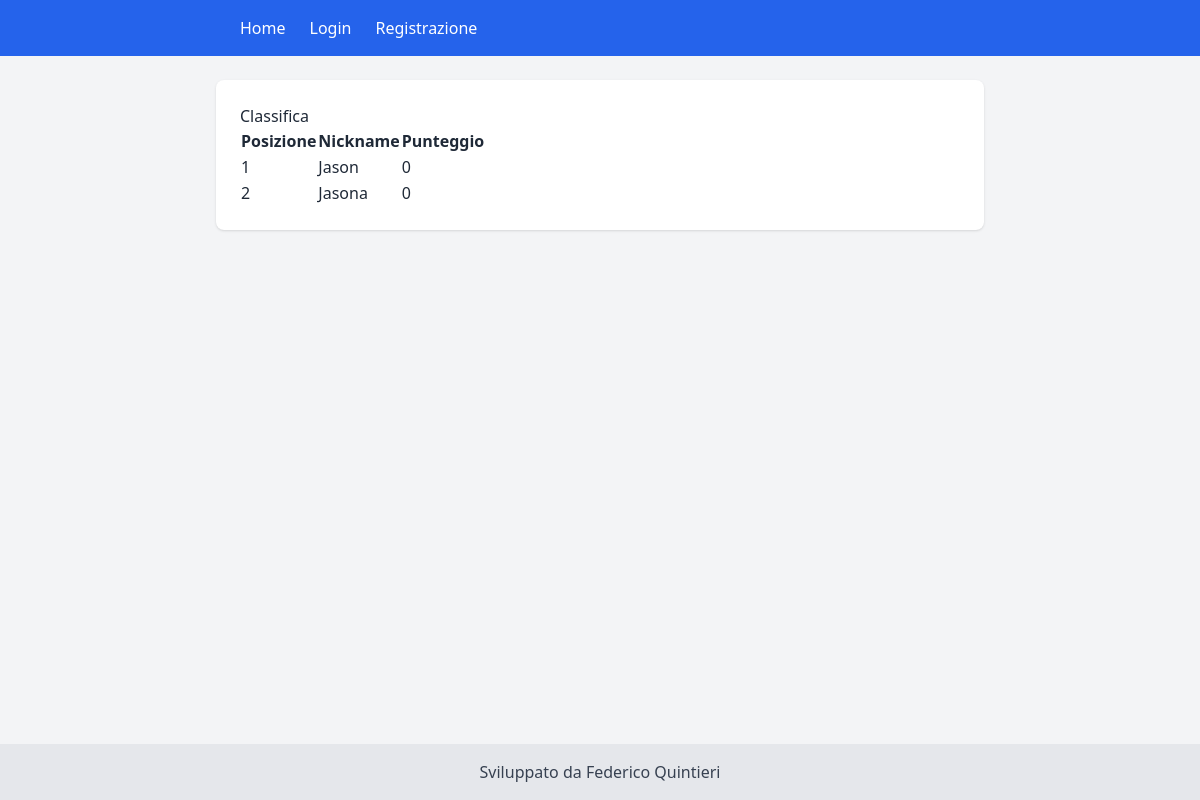
Before: /quiz/leaderboard with the older database file.
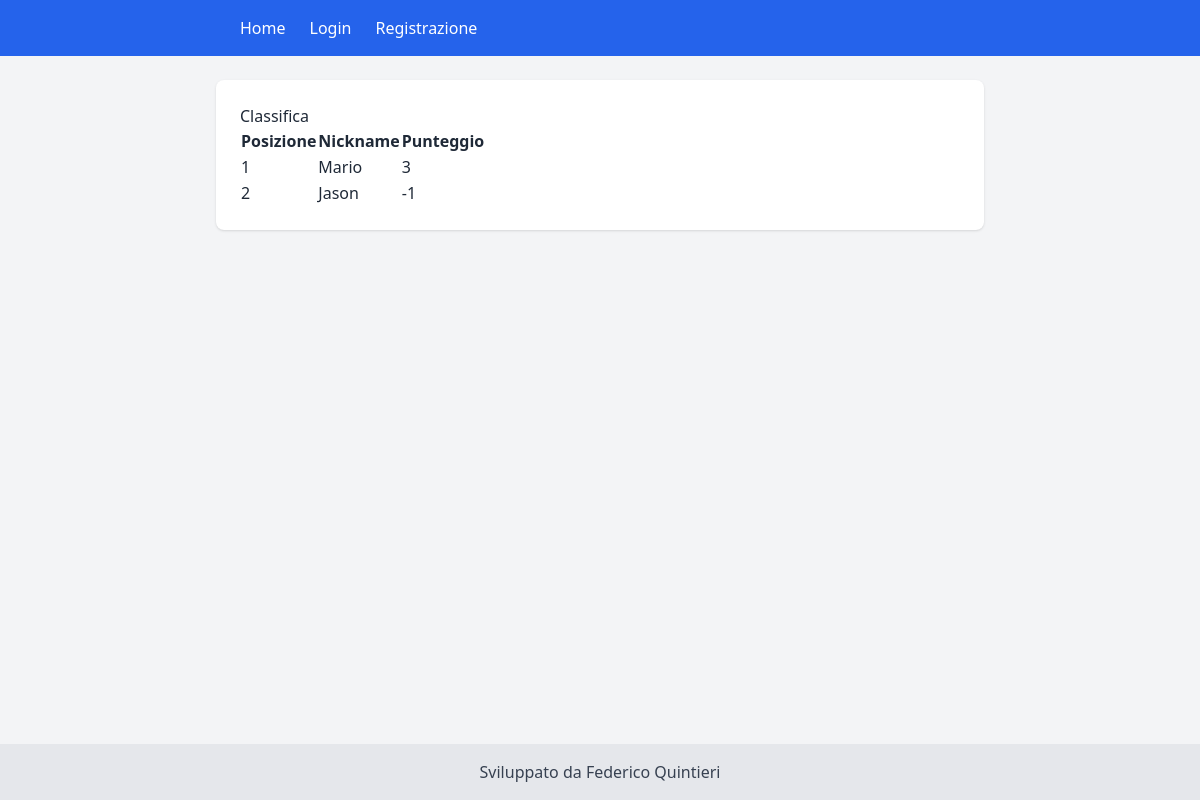
After: the same page with the newer database file.
### app/models.py (models this page shows)
class User(db.Model, UserMixin):
    id = db.Column(db.Integer, primary_key=True)
    nickname = db.Column(db.String(80), unique=True, nullable=False)
    password = db.Column(db.String(200), nullable=False)
    score = db.Column(db.Integer, default=0)

### app/controllers/quiz_controller.py (the view)
@quiz_bp.route("/leaderboard")
def leaderboard():
    from app.models import User
    users = User.query.order_by(User.score.desc()).all()
    return render_template("leaderboard.html", users=users)

### templates/leaderboard.html
{% extends "base.html" %}
{% block content %}
<h2>Classifica</h2>
<table border="1">
    <tr>
        <th>Posizione</th>
        <th>Nickname</th>
        <th>Punteggio</th>
    </tr>
    {% for user in users %}
    <tr>
        <td>{{ loop.index }}</td>
        <td>{{ user.nickname }}</td>
        <td>{{ user.score }}</td>
    </tr>
    {% endfor %}
</table>
{% endblock %}

### templates/base.html (shortened to what this page needs)
<!DOCTYPE html>
<html lang="it">
<head>
    <script src="https://cdn.tailwindcss.com"></script>
</head>
<body class="bg-gray-100 text-gray-800 font-sans min-h-screen flex flex-col">
    <header class="bg-blue-600 text-white">
        <nav class="max-w-3xl mx-auto px-6 py-4 flex justify-between items-center">
            <div class="flex space-x-6 ">
                <a href="{{ url_for('weather.home') }}" class="hover:underline">Home</a>
                {% if current_user.is_authenticated %}
                <a href="{{ url_for('quiz.quiz') }}" class="hover:underline">Quiz</a>
                <a href="{{ url_for('auth.logout') }}" class="hover:underline">Logout</a>
                {% else %}
                <a href="{{ url_for('auth.login') }}" class="hover:underline">Login</a>
                <a href="{{ url_for('auth.register') }}" class="hover:underline">Registrazione</a>
                {% endif %}
            </div>
        </nav>
    </header>
    <main class="flex-1 flex justify-center items-start p-6">
        <div class="w-full max-w-3xl bg-white p-6 rounded-lg shadow">
            {% block content %}{% endblock %}
        </div>
    </main>
    <footer class="bg-gray-200 text-gray-700 p-4 text-center">
        Sviluppato da Federico Quintieri
    </footer>
</body>
</html>

Changed rows visible on the page:
removed User: nickname "Jasona", score "0"
added User: nickname "Mario", score "3"
changed User "Jason": score "0" → "-1"
